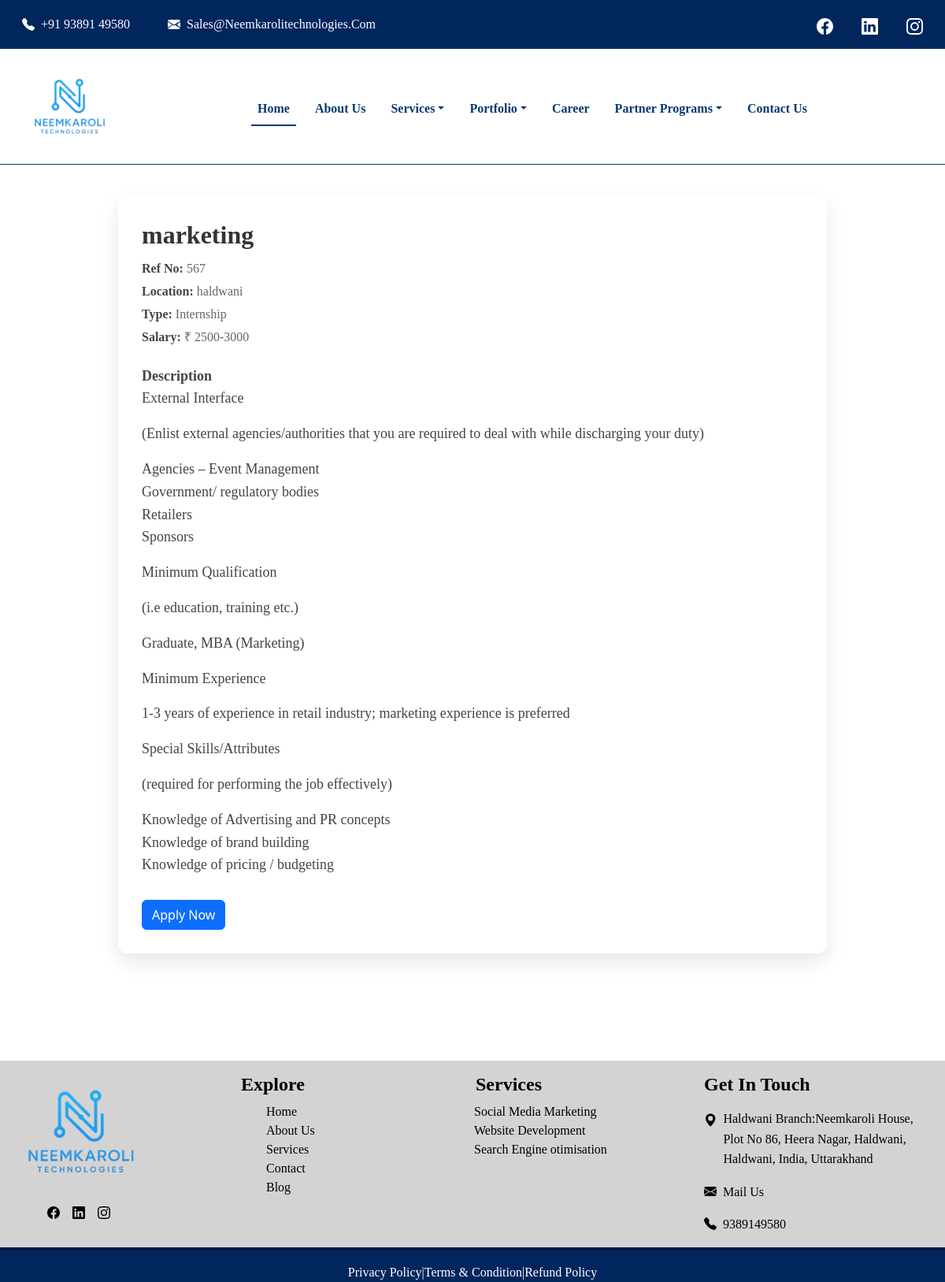
Before: /app/job/3/ with the older database file.
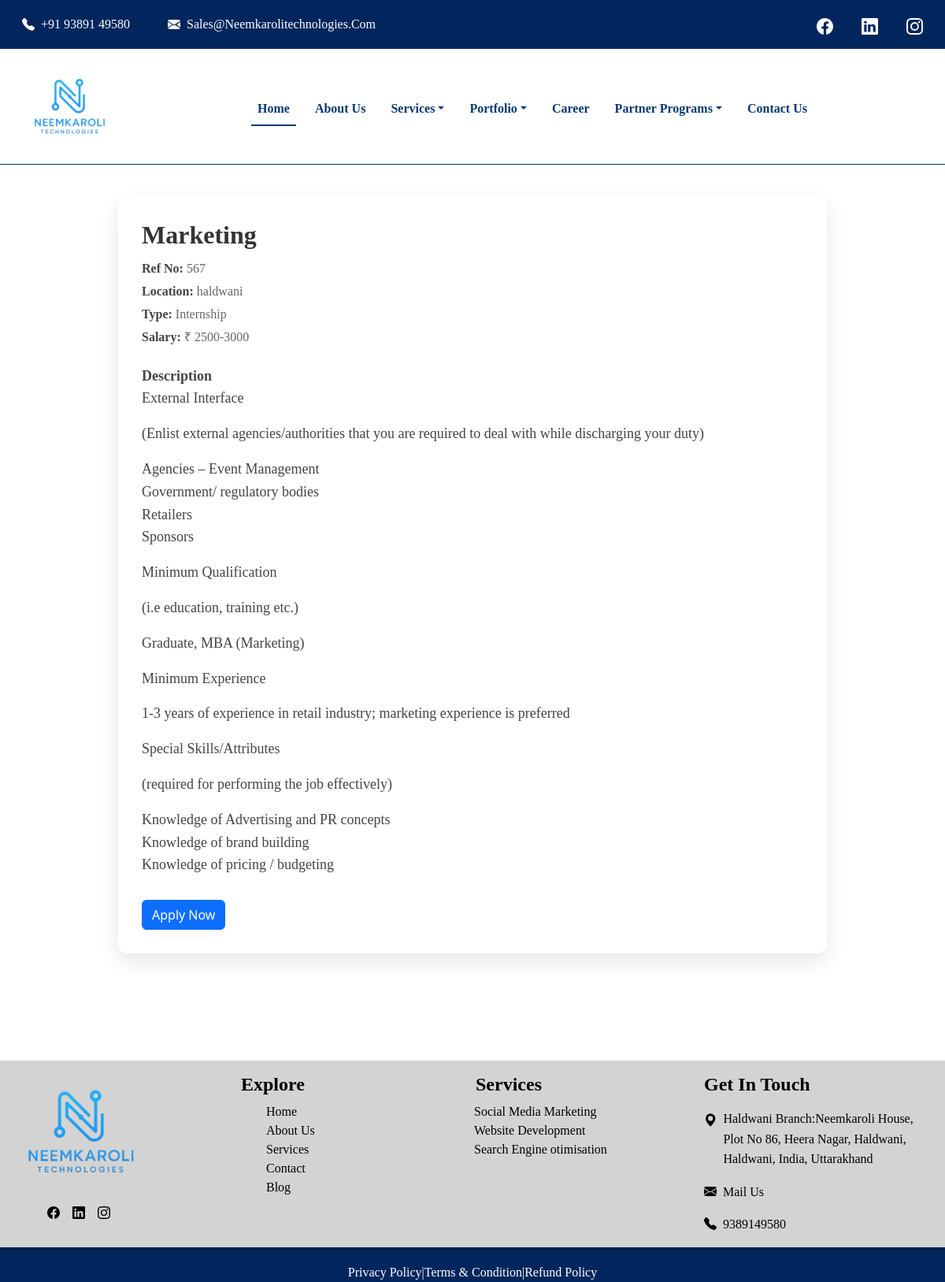
After: the same page with the newer database file.
### my_app/models.py (models this page shows, shortened)
class JobPost(models.Model):
    title = models.CharField(max_length=255)
    location = models.CharField(max_length=100)
    experience = models.CharField(max_length=50)
    job_type = models.CharField(max_length=20, choices=JOB_TYPE_CHOICES)
    salary = models.CharField(max_length=100, blank=True, null=True)
    description = models.TextField()
    posted_on = models.DateField(auto_now_add=True)
    reference_number = models.CharField(max_length=100, unique=True, null=True, blank=True)

### my_app/views.py (the view)
# urls.py: path('job/<int:pk>/', views.job_detail, name='job_detail'),
def job_detail(request, pk):
    job = get_object_or_404(JobPost, pk=pk)
    return render(request, 'my_app/job_detail.html', {'job': job})

### my_app/templates/my_app/job_detail.html (shortened to what this page needs)
{% extends 'layout.html' %}
{% block content %}
  <div class="job-detail-container">
    <h1 class="job-title">{{ job.title }}</h1>
    <div class="job-meta">
      <strong>Ref No:</strong> {{ job.reference_number }}<br />
      <strong>Location:</strong> {{ job.location }} <br />
      <strong>Type:</strong> {{ job.job_type }} <br />
      <strong>Salary:</strong> {{ job.salary|default:'Not disclosed' }}
    </div>
    <div class="job-description">
      <strong>Description</strong><br />
      {{ job.description|linebreaks }}
    </div>
    <button type="button" class="btn btn-primary" data-bs-toggle="modal" data-bs-target="#applyModal">Apply Now</button>
  </div>
{% endblock %}

### templates/layout.html (shortened to what this page needs)
{% load static %}
<!DOCTYPE html>
<html lang="en">
  <head>
    <link rel="stylesheet" href="{% static 'css/styles.css' %}" />
    <link href="https://cdn.jsdelivr.net/npm/bootstrap@5.3.7/dist/css/bootstrap.min.css" rel="stylesheet" />
  </head>
  <body>
    <header>
      <div class="container-fluid py-2" style="background-color:#01265d;">
        <div class="d-flex flex-wrap justify-content-between align-items-center">
          <ul class="nav gap-3 align-items-center mb-0">
            <li class="nav-item">
              <a class="nav-link text-white d-flex align-items-center gap-2" href="tel:+919389149580">
                <span>+91 93891 49580</span>
              </a>
            </li>
            <li class="nav-item">
              <a class="nav-link text-white d-flex align-items-center gap-2" href="mailto:sales@neemkarolitechnologies.com">
                <span>sales@neemkarolitechnologies.com</span>
              </a>
            </li>
          </ul>
          <ul class="nav gap-1 align-items-center mb-0">
            <li class="nav-item">
              <a class="nav-link text-white" href="https://www.facebook.com/profile.php?id=61577864141320" target="_blank">
                <i class=" fs-5">
                </i>
              </a>
            </li>
            <li class="nav-item">
              <a class="nav-link text-white" href="https://www.linkedin.com/company/neemkaroli-technologies/?viewAsMember=true" target="_blank">
                <i class=" fs-5">
                </i>
              </a>
            </li>
            <li class="nav-item">
              <a class="nav-link text-white" href="#" target="_blank">
                <i class="fs-5">
                </i>
              </a>
            </li>
          </ul>
        </div>
      </div>
    </header>
    <section class="sticky-top">
      <nav class="navbar navbar-expand-lg">
        <div class="container-fluid">
          <a class="navbar-brand ms-3" href="#"><img src="{% static 'images/NKTBG-removebg-preview.png' %}" alt="Logo" width="120" height="120" /></a>
          <div class="collapse navbar-collapse" id="navbarSupportedContent">
            <ul class="navbar-nav nav-underline mt-2 m-auto">
              <li class="nav-item">
                <a class="nav-link active" aria-current="page" href="{% url 'my_app:home_two' %}" style="color:#063970;"><b>Home</b></a>
              </li>
              <li class="nav-item">
                <a class="nav-link" href="{% url 'my_app:about_us' %}" style="color:#063970;"><b>About us</b></a>
              </li>
              <li class="nav-item dropdown">
                <a class="nav-link dropdown-toggle" style="color:#063970;" href="#" role="button" data-bs-toggle="dropdown" aria-expanded="false"><b>Services</b></a>
              </li>
              <li class="nav-item dropdown">
                <a class="nav-link dropdown-toggle" style="color:#063970;" href="#" role="button" data-bs-toggle="dropdown" aria-expanded="false"><b>Portfolio</b></a>
              </li>
              <li class="nav-item">
                <a class="nav-link" href="{% url 'my_app:career' %}" style="color:#063970;"><b>Career</b></a>
              </li>
              <li class="nav-item dropdown">
                <a class="nav-link dropdown-toggle" style="color:#063970;" href="#" role="button" data-bs-toggle="dropdown" aria-expanded="false"><b>Partner Programs</b></a>
              </li>
              <li class="nav-item">
                <a class="nav-link" href="{% url 'my_app:contact' %}" style="color:#063970;"><b>Contact us</b></a>
              </li>
            </ul>
          </div>
        </div>
      </nav>
    </section>
    {% block content %}{% endblock %}
    <br /><br />
    <footer>
      <div class="container-fluid mt-5" height="200" width="300">
        <div class="row col-lg-12 col-md-12 me-0 footer">
          <div class="col-lg-3 col-md-3">
            <img src="{% static 'images/NKTBG-removebg-preview.png' %}" height="180" width="180" style="color:black;"/>
            <ul class="d-flex" style="list-style:none;">
              <li class="ms-3">
                <a href="https://www.facebook.com/profile.php?id=61577864141320" style="color:black ;">
                </a>
              </li>
              <li class="ms-3">
                <a href="https://www.linkedin.com/company/neemkaroli-technologies/?viewAsMember=true" style="color:black ">
                </a>
              </li>
              <li class="ms-3">
                <a href="#" style="color:black ;">
                </a>
              </li>
            </ul>
          </div>
          <div class="col-lg-3 col-md-3 mt-3">
            <h3 class="margin-left:2px;" style="color:black;">Explore</h3>
            <ul>
              <li>
                <a href="{% url 'my_app:home_two' %}">Home</a>
              </li>
              <li>
                <a href="{% url 'my_app:about_us' %}">About Us</a>
              </li>
              <li>
                <a href="#">Services</a>
              </li>
              <li>
                <a href="{% url 'my_app:contact' %}">Contact</a>
              </li>
              <li>
                <a href="#">Blog</a>
              </li>
            </ul>
          </div>
          <div class="col-lg-3 col-md-3 mt-3">
            <h3 class="ms-1" style="color:black;">Services</h3>
            <ul class="ul">
              <li>
                <a href="{% url 'my_app:media' %}" style="margin-left:-30px;">Social Media Marketing</a>
              </li>
              <li>
                <a href="{% url 'my_app:web' %}" style="margin-left:-30px;">Website Development</a>
              </li>
              <li>
                <a href="{% url 'my_app:about' %}" style="margin-left:-30px;">Search Engine otimisation</a>
              </li>
            </ul>
          </div>
          <div class="col-lg-3 col-md-3 mt-3">
            <h3 style="color:black;">Get In Touch</h3>
            <a href="#" class="d-flex">
              <svg xmlns="http://www.w3.org/2000/svg" width="45" height="45" fill="currentColor" class="bi bi-geo-alt-fill colorchange" viewBox="0 0 16 16" style="color:black;">
                <path d="M8 16s6-5.686 6-10A6 6 0 0 0 2 6c0 4.314 6 10 6 10m0-7a3 3 0 1 1 0-6 3 3 0 0 1 0 6" />
              </svg>
              <p class="ms-2 mt-2">Haldwani Branch:Neemkaroli House, Plot No 86, Heera Nagar, Haldwani, Haldwani, India, Uttarakhand</p>
            </a>
            <a href="https://mail.google.com/mail/?view=cm&fs=1&to=sales@neemkarolitechnologies.com" class="d-flex">
              <p class="ms-2">Mail Us</p>
            </a>
            <a href="tel:+919389149580" class="d-flex">
              <p class="ms-2">9389149580</p>
            </a>
          </div>
        </div>
      </div>
      <div class="container-fluid" style="background-color:#01265d" height="200" width="300">
        <div class="row">
          <hr style="border:2px solid black" />
          <div class="col-lg-12 col-md-12 text-center text-white">Privacy Policy|Terms & Condition|Refund Policy</div>
        </div>
      </div>
    </footer>
  </body>
</html>

### static/css/styles.css (style rules this page uses)
a,ul { text-decoration: none !important; list-style:none; }

### templates/layout.html (style rules this page uses)
body { margin: 0px; padding: 0px; }
.navbar { background-color: white; border-bottom: 1px solid #063970; }
* { margin: 0px; padding: 0px; font-family: Georgia, 'Times New Roman', Times, serif; }
.nav-link { text-transform: capitalize; }
footer a { color: black; }
footer { background:lightgrey; }
.container-fluid h3 { font-size: 24px; font-weight: bold; }
.container-fluid p { font-size: 16px; line-height: 1.6; }
header { font-family: 'Inter', 'Roboto', 'Open Sans', sans-serif !important; }

### my_app/templates/my_app/job_detail.html (style rules this page uses)
.job-detail-container { max-width: 900px; margin: 40px auto; padding: 30px; background: #fff; border-radius: 12px; box-shadow: 0 10px 25px rgba(0, 0, 0, 0.1); font-family: 'Segoe UI', sans-serif; }
.job-title { font-size: 32px; font-weight: 700; color: #333; margin-bottom: 10px; }
.job-meta { font-size: 16px; color: #666; margin-bottom: 20px; line-height: 1.8; }
.job-meta strong { color: #444; }
.job-description { font-size: 18px; line-height: 1.6; color: #444; margin-bottom: 30px; }

Changed rows visible on the page:
changed JobPost "haldwani": title "marketing" → "Marketing"
